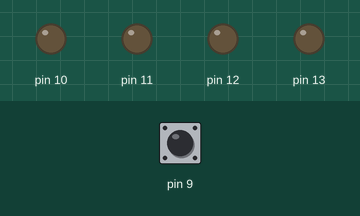
Recording of a sketch running on a simulated Arduino Uno, built with avr-gcc and run on an emulated ATmega328P. On the bench: output pins drawn as LEDs (lit = HIGH). Inputs (shaded band) come from the test bench; at power-on: pin 9 LOW.

Above: at 1.2 s.
1.3 s: pin 9 driven HIGH
At 3.1 s:
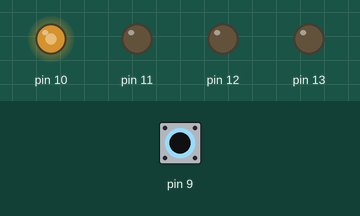
4.3 s: pin 9 pulsed LOW 2 times (0.12 s each, 0.3 s apart)
At 7.5 s:
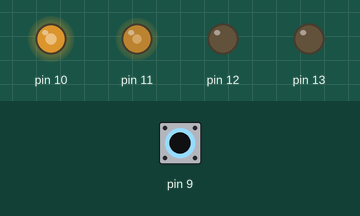
7.9 s: pin 9 driven LOW
At 9.0 s:
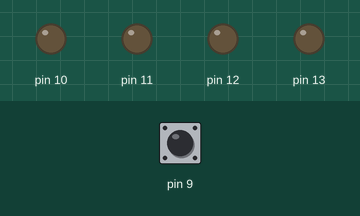
Timing chart, 0 to 10.9 s (numbered marks = the images above; inputs shaded):
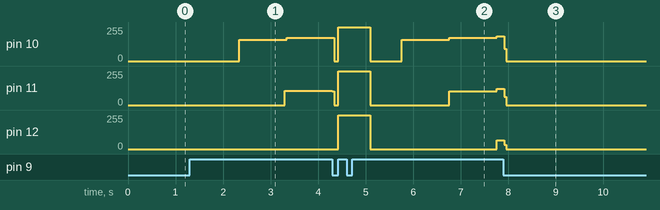

The sketch:

millis_bsp02.ino
```cpp
void setup() {
  pinMode(13,OUTPUT);
  pinMode(11,OUTPUT);
  pinMode(12,OUTPUT);
  pinMode(10,OUTPUT);
  pinMode(9,INPUT);

}

int a=0;
int b=0;
int c=1;

void loop() {

  if(digitalRead(9)==HIGH && c==1)
  {
    a=millis();
    c--;
  }
  if(millis()>a+1000 && digitalRead(9)==HIGH)
  {
    digitalWrite(10,HIGH);
  }
    if(millis()>a+2000 && digitalRead(9)==HIGH)
  {
    digitalWrite(11,HIGH);
  }
    if(millis()>a+3000 && digitalRead(9)==HIGH)
  {
    digitalWrite(12,HIGH);
  }
    if(millis()>a+4000 && digitalRead(9)==HIGH)
  {
    digitalWrite(13,HIGH);
  }

    if(digitalRead(9)==LOW && c==0)
  {
   b=millis();
      c++;
  }
  if(millis()>b+500)
  {
    digitalWrite(13,LOW);
    digitalWrite(12,LOW);
    digitalWrite(11,LOW);
    digitalWrite(10,LOW);
  }

}
```

Measured:
- after the input at 1.3 s, pin 10: 0/255 → 160/255 after 1.0 s, → 174/255 1.0 s later; pin 11: 0/255 → 108/255 after 2.0 s
- after the input at 4.3 s, pin 13: stays LOW (without the input it goes to HIGH after 1.0 s)
- after the input at 7.9 s, pin 10: 184/255 → 0/255 at once; pin 11: 122/255 → 0/255 at once; pin 12: 65/255 → 0/255 at once; pin 13: stays LOW (without the input it goes to HIGH after 0.86 s)
